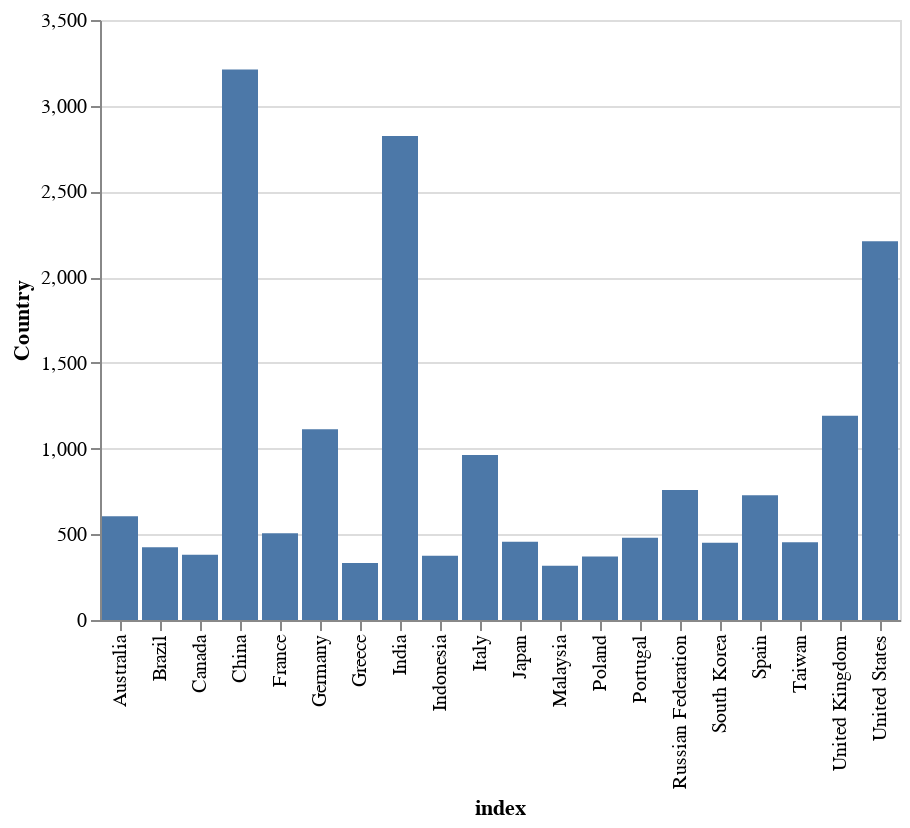

Notebook code for this chart:
### Code cell
# Visualizing which titles appear the most, i.e. many articles are published by affiliations from these countries
toplot = data_na['Country'].value_counts(ascending=False).nlargest(20).reset_index()
alt.Chart(toplot).mark_bar().encode(
    x='index:N',
    y='Country:Q'
)

### Figure 1 — Vega-Lite specification as saved in the notebook (floating-point values rounded to 4 significant figures)
{"config": {"view": {"continuousWidth": 400, "continuousHeight": 300}}, "data": {"name": "data-d4f0cb29acb2916466cfd1659b07a89b"}, "mark": "bar", "encoding": {"x": {"field": "index", "type": "nominal"}, "y": {"field": "Country", "type": "quantitative"}}, "$schema": "https://vega.github.io/schema/vega-lite/v4.17.0.json", "datasets": {"data-d4f0cb29acb2916466cfd1659b07a89b": [{"index": " China", "Country": 3211}, {"index": " India", "Country": 2823}, {"index": " United States", "Country": 2210}, {"index": " United Kingdom", "Country": 1192}, {"index": " Germany", "Country": 1112}, {"index": " Italy", "Country": 963}, {"index": " Russian Federation", "Country": 758}, {"index": " Spain", "Country": 727}, {"index": " Australia", "Country": 605}, {"index": " France", "Country": 506}, {"index": " Portugal", "Country": 480}, {"index": " Japan", "Country": 456}, {"index": " Taiwan", "Country": 454}, {"index": " South Korea", "Country": 450}, {"index": " Brazil", "Country": 424}, {"index": " Canada", "Country": 381}, {"index": " Indonesia", "Country": 375}, {"index": " Poland", "Country": 371}, {"index": " Greece", "Country": 332}, {"index": " Malaysia", "Country": 317}]}}
